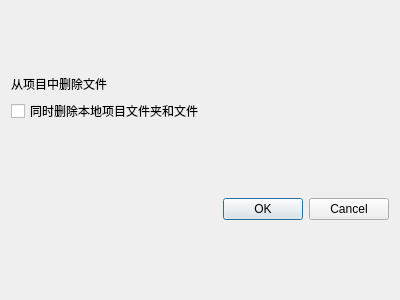
<?xml version="1.0" encoding="UTF-8"?>
<ui version="4.0">
 <class>RmProjDlg</class>
 <widget class="QDialog" name="RmProjDlg">
  <property name="geometry">
   <rect>
    <x>0</x>
    <y>0</y>
    <width>400</width>
    <height>300</height>
   </rect>
  </property>
  <property name="windowTitle">
   <string>Dialog</string>
  </property>
  <layout class="QVBoxLayout" name="verticalLayout">
   <item>
    <spacer name="verticalSpacer">
     <property name="orientation">
      <enum>Qt::Orientation::Vertical</enum>
     </property>
     <property name="sizeHint" stdset="0">
      <size>
       <width>20</width>
       <height>40</height>
      </size>
     </property>
    </spacer>
   </item>
   <item>
    <widget class="QLabel" name="label">
     <property name="text">
      <string>从项目中删除文件</string>
     </property>
    </widget>
   </item>
   <item>
    <widget class="QCheckBox" name="checkBox">
     <property name="text">
      <string>同时删除本地项目文件夹和文件</string>
     </property>
    </widget>
   </item>
   <item>
    <spacer name="verticalSpacer_2">
     <property name="orientation">
      <enum>Qt::Orientation::Vertical</enum>
     </property>
     <property name="sizeHint" stdset="0">
      <size>
       <width>20</width>
       <height>40</height>
      </size>
     </property>
    </spacer>
   </item>
   <item>
    <layout class="QHBoxLayout">
     <property name="spacing">
      <number>6</number>
     </property>
     <property name="margin" stdset="0">
      <number>0</number>
     </property>
     <item>
      <spacer>
       <property name="orientation">
        <enum>Qt::Orientation::Horizontal</enum>
       </property>
       <property name="sizeHint" stdset="0">
        <size>
         <width>131</width>
         <height>31</height>
        </size>
       </property>
      </spacer>
     </item>
     <item>
      <widget class="QPushButton" name="okButton">
       <property name="text">
        <string>OK</string>
       </property>
      </widget>
     </item>
     <item>
      <widget class="QPushButton" name="cancelButton">
       <property name="text">
        <string>Cancel</string>
       </property>
      </widget>
     </item>
    </layout>
   </item>
   <item>
    <spacer name="verticalSpacer_3">
     <property name="orientation">
      <enum>Qt::Orientation::Vertical</enum>
     </property>
     <property name="sizeHint" stdset="0">
      <size>
       <width>20</width>
       <height>40</height>
      </size>
     </property>
    </spacer>
   </item>
  </layout>
 </widget>
 <resources/>
 <connections/>
</ui>
